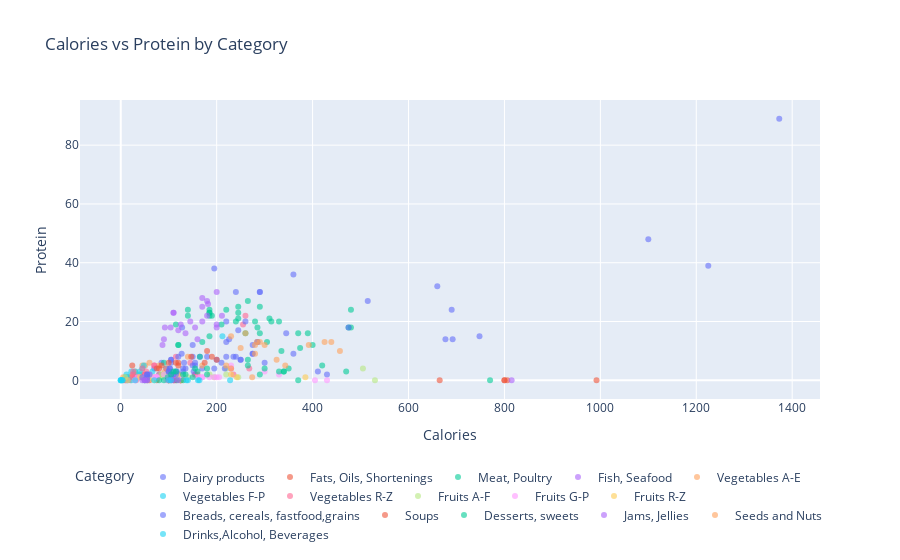
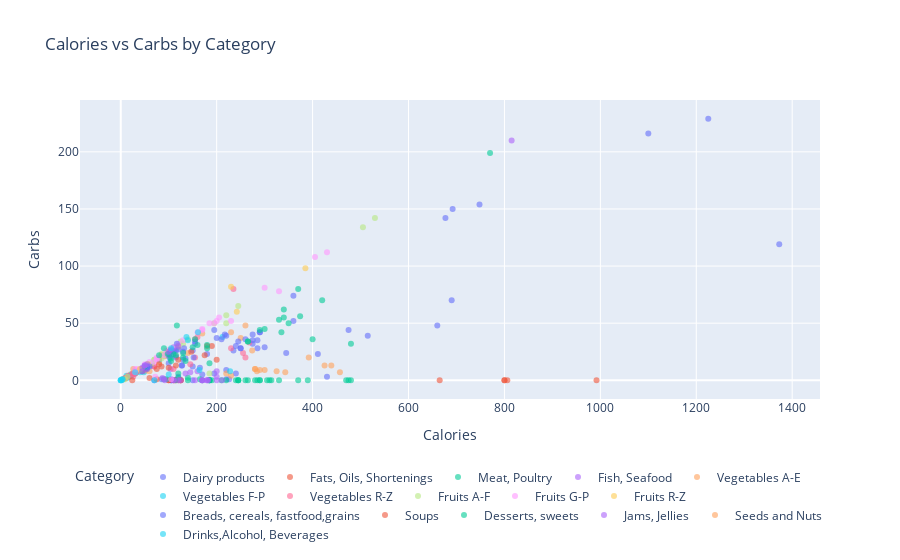

Source (notebook cell) for these figures, in order:
### Code cell
# Scatter Plot: Calories vs Protein by Category
fig = px.scatter(df, x='Calories', y='Protein', color='Category', hover_data=['Food'],
                 title='Calories vs Protein by Category', opacity=0.6)
fig.update_layout(legend=dict(orientation="h", yanchor="bottom", y=-0.5, xanchor="center", x=0.5))
fig.show()

# Scatter Plot: Calories vs Carbs by Category
fig = px.scatter(df, x='Calories', y='Carbs', color='Category', hover_data=['Food'],
                 title='Calories vs Carbs by Category', opacity=0.6)
fig.update_layout(legend=dict(orientation="h", yanchor="bottom", y=-0.5, xanchor="center", x=0.5))
fig.show()

### Figure 1 — Plotly figure (JSON) as saved in the notebook; plotly's stock layout.template omitted (floating-point values rounded to 4 significant figures)
{"data": [{"customdata": [["Cows' milk"], ["Milk skim"], ["Buttermilk"], ["Evaporated, undiluted"], ["Fortified milk"], ["Powdered milk"], ["Skim milk, instant"], ["Skim milk, non-instant"], ["Goats' milk"], ["Ice cream, 1/2 cup"], ["Cocoa"], ["Skim milk"], ["Custard, cornstarch"], ["Custard"], ["Ice cream"], ["Ice milk"], ["Cream, half-and-half"], ["Cream, whipping"], ["Cheese"], ["Cheese, uncreamed"], ["Cheddar"], ["Cheddar, grated"], ["Cream cheese"], ["Processed cheese"], ["Roquefort type"], ["Swiss"], ["Eggs, raw"], ["Eggs, scrambled or fried"], ["Whole milk"], ["Greek yogurt, plain"], ["Mozzarella cheese"], ["Sour cream"]], "hovertemplate": "Category=Dairy products<br>Calories=%{x}<br>Protein=%{y}<br>Food=%{customdata[0]}<extra></extra>", "legendgroup": "Dairy products", "marker": {"color": "#636efa", "opacity": 0.6, "symbol": "circle"}, "mode": "markers", "name": "Dairy products", "orientation": "v", "showlegend": true, "type": "scatter", "x": [660, 360, 127, 345, 1373, 515, 290, 290, 165, 690, 235, 128, 275, 285, 300, 275, 170, 430, 240, 195, 70, 226, 105, 105, 105, 105, 150, 220, 150, 220, 85, 120], "xaxis": "x", "y": [32, 36, 9, 16, 89, 27, 30, 30, 8, 24, 8, 18, 9, 13, 6, 9, 4, 2, 30, 38, 4, 14, 2, 7, 6, 7, 12, 13, 8, 20, 6, 2], "yaxis": "y"}, {"customdata": [["Yolks"], ["Butter"], ["Butter"], ["Butter"], ["Hydrogenated cooking fat"], ["Lard"], ["Margarine"], ["Margarine"], ["Mayonnaise"], ["Corn oil"], ["Olive oil"], ["Safflower seed oil"], ["French dressing"], ["Thousand Island sauce"], ["Duck fat"], ["Ghee"]], "hovertemplate": "Category=Fats, Oils, Shortenings<br>Calories=%{x}<br>Protein=%{y}<br>Food=%{customdata[0]}<extra></extra>", "legendgroup": "Fats, Oils, Shortenings", "marker": {"color": "#EF553B", "opacity": 0.6, "symbol": "circle"}, "mode": "markers", "name": "Fats, Oils, Shortenings", "orientation": "v", "showlegend": true, "type": "scatter", "x": [120, 100, 800, 800, 665, 992, 806, 100, 110, 125, 125, 125, 60, 75, 115, 112], "xaxis": "x", "y": [6, 0, 0, 0, 0, 0, 0, 0, 0, 0, 0, 0, 0, 0, 0, 0], "yaxis": "y"}, {"customdata": [["Salt pork"], ["Bacon"], ["Beef"], ["Hamburger"], ["Ground lean beef"], ["Roast beef"], ["Steak"], ["Steak, lean, round"], ["Corned beef"], ["Corned beef hash, canned"], ["Corned beef hash, dried"], ["Pot-pie"], ["Corned beef hash stew"], ["Chicken"], ["Fried chicken, breast or leg"], ["Roasted chicken"], ["Chicken livers, fried"], ["Duck, domestic"], ["Lamb chop, broiled"], ["Leg roasted lamb"], ["Shoulder, braised lamb"], ["Pork chop, thick"], ["Ham, pan-broiled"], ["Ham"], ["Ham, canned, spiced"], ["Pork roast"], ["Pork sausage"], ["Turkey"], ["Veal"], ["Veal roast"], ["Turkey bacon"], ["Chicken wings, baked"], ["Pork tenderloin"], ["Beef brisket"], ["Turkey sausage"], ["Grilled chicken thigh"], ["Quail, roasted"]], "hovertemplate": "Category=Meat, Poultry<br>Calories=%{x}<br>Protein=%{y}<br>Food=%{customdata[0]}<extra></extra>", "legendgroup": "Meat, Poultry", "marker": {"color": "#00cc96", "opacity": 0.6, "symbol": "circle"}, "mode": "markers", "name": "Meat, Poultry", "orientation": "v", "showlegend": true, "type": "scatter", "x": [470, 95, 245, 245, 185, 390, 330, 220, 185, 120, 115, 480, 185, 185, 245, 290, 140, 370, 480, 314, 285, 260, 290, 170, 165, 310, 475, 265, 185, 305, 90, 240, 140, 280, 120, 210, 190], "xaxis": "x", "y": [3, 4, 23, 21, 24, 16, 20, 24, 22, 12, 19, 18, 15, 23, 25, 25, 22, 16, 24, 20, 18, 16, 16, 13, 8, 21, 18, 27, 23, 13, 6, 20, 24, 20, 12, 19, 22], "yaxis": "y"}, {"customdata": [["Clams"], ["Cod"], ["Crab meat"], ["Fish sticks, fried"], ["Flounder"], ["Haddock"], ["Halibut"], ["Herring"], ["Lobster"], ["Mackerel"], ["Oysters"], ["Oyster stew"], ["Salmon"], ["Sardines"], ["Scallops"], ["Shad"], ["Shrimp"], ["Swordfish"], ["Tuna"], ["Tilapia, baked"], ["Catfish, fried"], ["Mussels, steamed"]], "hovertemplate": "Category=Fish, Seafood<br>Calories=%{x}<br>Protein=%{y}<br>Food=%{customdata[0]}<extra></extra>", "legendgroup": "Fish, Seafood", "marker": {"color": "#ab63fa", "opacity": 0.6, "symbol": "circle"}, "mode": "markers", "name": "Fish, Seafood", "orientation": "v", "showlegend": true, "type": "scatter", "x": [87, 170, 90, 200, 200, 135, 182, 211, 92, 155, 160, 125, 120, 180, 104, 170, 110, 180, 170, 110, 200, 145], "xaxis": "x", "y": [12, 28, 14, 19, 30, 16, 26, 22, 18, 18, 14, 19, 17, 22, 18, 20, 23, 27, 25, 23, 18, 20], "yaxis": "y"}, {"customdata": [["Artichoke"], ["Asparagus"], ["Beans"], ["Lima beans"], ["Lima beans, dry, cooked"], ["Navy beans, baked with pork"], ["Red kidney beans"], ["Bean sprouts"], ["Beet greens"], ["Beetroots"], ["Broccoli"], ["Brussels sprouts"], ["Sauerkraut"], ["Steamed cabbage"], ["Carrots"], ["Carrots, raw, grated"], ["Carrot strips, raw"], ["Cauliflower"], ["Celery"], ["Celery stalk, raw"], ["Chard, steamed"], ["Collards"], ["Corn"], ["Corn, cooked or canned"], ["Cucumbers"], ["Dandelion greens"], ["Eggplant"], ["Endive"], ["Zucchini, sautéed"], ["Butternut squash"], ["Green beans, steamed"], ["Arugula"]], "hovertemplate": "Category=Vegetables A-E<br>Calories=%{x}<br>Protein=%{y}<br>Food=%{customdata[0]}<extra></extra>", "legendgroup": "Vegetables A-E", "marker": {"color": "#FFA15A", "opacity": 0.6, "symbol": "circle"}, "mode": "markers", "name": "Vegetables A-E", "orientation": "v", "showlegend": true, "type": "scatter", "x": [26, 18, 25, 140, 260, 250, 230, 17, 27, 52, 45, 60, 32, 40, 45, 45, 20, 30, 20, 5, 30, 51, 92, 170, 6, 80, 30, 10, 60, 85, 45, 10], "xaxis": "x", "y": [2, 1, 1, 8, 16, 11, 15, 1, 2, 2, 5, 6, 1, 2, 1, 1, 0, 3, 1, 1, 2, 5, 3, 5, 0, 5, 2, 1, 2, 2, 2, 1], "yaxis": "y"}, {"customdata": [["Kale"], ["Kohlrabi"], ["Lambs quarters, steamed"], ["Lentils"], ["Lettuce"], ["Iceberg lettuce"], ["Mushrooms, canned"], ["Mustard greens"], ["Okra"], ["Onions"], ["Onions, raw, green"], ["Parsley"], ["Parsnips"], ["Peas"], ["Leeks, cooked"], ["Snow peas"], ["Portobello mushrooms"]], "hovertemplate": "Category=Vegetables F-P<br>Calories=%{x}<br>Protein=%{y}<br>Food=%{customdata[0]}<extra></extra>", "legendgroup": "Vegetables F-P", "marker": {"color": "#19d3f3", "opacity": 0.6, "symbol": "circle"}, "mode": "markers", "name": "Vegetables F-P", "orientation": "v", "showlegend": true, "type": "scatter", "x": [45, 40, 48, 212, 14, 13, 12, 30, 32, 80, 22, 2, 95, 66, 32, 40, 22], "xaxis": "x", "y": [4, 2, 5, 15, 1, 0, 2, 3, 1, 2, 0, 0, 2, 3, 1, 3, 3], "yaxis": "y"}, {"customdata": [["Fresh peas, steamed"], ["Frozen peas"], ["Split peas, cooked"], ["Heated peas"], ["Peppers, canned"], ["Peppers, raw, green, sweet"], ["Peppers with beef and crumbs"], ["Potatoes, baked"], ["French-fried potatoes"], ["Potatoes, mashed with milk and butter"], ["Potatoes, pan-fried"], ["Scalloped potatoes with cheese"], ["Steamed potatoes"], ["Potato chips"], ["Radishes"], ["Rutabagas"], ["Soybeans"], ["Spinach"], ["Squash"], ["Winter squash, mashed"], ["Sweet potatoes"], ["Candied sweet potatoes"], ["Tomatoes"], ["Tomatoes, raw"], ["Tomato juice"], ["Tomato catsup"], ["Turnip greens"], ["Turnips, steamed"], ["Radish greens"], ["Spaghetti squash"], ["Yams, boiled"]], "hovertemplate": "Category=Vegetables R-Z<br>Calories=%{x}<br>Protein=%{y}<br>Food=%{customdata[0]}<extra></extra>", "legendgroup": "Vegetables R-Z", "marker": {"color": "#FF6692", "opacity": 0.6, "symbol": "circle"}, "mode": "markers", "name": "Vegetables R-Z", "orientation": "v", "showlegend": true, "type": "scatter", "x": [70, 70, 115, 53, 10, 25, 255, 100, 155, 230, 268, 145, 80, 110, 10, 32, 260, 26, 35, 95, 155, 235, 50, 30, 50, 15, 45, 40, 25, 42, 160], "xaxis": "x", "y": [5, 5, 8, 3, 0, 1, 19, 2, 2, 4, 4, 6, 2, 1, 0, 0, 22, 3, 1, 4, 2, 2, 2, 1, 2, 0, 4, 1, 2, 1, 2], "yaxis": "y"}, {"customdata": [["Watercress stems, raw"], ["Apple juice, canned"], ["Apple vinegar"], ["Apples, raw"], ["Apples, stewed or canned"], ["Apricots"], ["Apricots, dried, uncooked"], ["Apricots, fresh"], ["Nectar, apricot juice"], ["Avocado"], ["Banana"], ["Blackberries"], ["Blueberries"], ["Cantaloupe"], ["Cherries"], ["Cherries, fresh, raw"], ["Cranberry sauce, sweetened"], ["Dates"], ["Figs"], ["Figs, fresh, raw"], ["Figs, canned with syrup"], ["Fruit cocktail, canned"], ["Clementine"]], "hovertemplate": "Category=Fruits A-F<br>Calories=%{x}<br>Protein=%{y}<br>Food=%{customdata[0]}<extra></extra>", "legendgroup": "Fruits A-F", "marker": {"color": "#B6E880", "opacity": 0.6, "symbol": "circle"}, "mode": "markers", "name": "Fruits A-F", "orientation": "v", "showlegend": true, "type": "scatter", "x": [9, 125, 14, 70, 100, 220, 220, 55, 140, 185, 85, 85, 245, 40, 100, 65, 530, 505, 120, 90, 130, 195, 70], "xaxis": "x", "y": [1, 0, 0, 0, 0, 2, 4, 1, 1, 2, 1, 2, 1, 1, 2, 1, 0, 4, 2, 2, 1, 1, 1], "yaxis": "y"}, {"customdata": [["Grapefruit sections"], ["Grapefruit, fresh"], ["Grapefruit juice"], ["Grapes"], ["Grapes, European"], ["Grape juice"], ["Lemon juice"], ["Lemonade concentrate, frozen"], ["Limeade concentrate, frozen"], ["Olives, large"], ["Olives, ripe"], ["Oranges"], ["Orange juice"], ["Orange juice, frozen"], ["Papaya"], ["Peaches"], ["Peaches, fresh, raw"], ["Pears"], ["Pears, raw"], ["Persimmons"], ["Pineapple"], ["Pineapple, crushed"], ["Pineapple, raw, diced"], ["Pineapple juice"], ["Plums"], ["Plums, raw"], ["Prunes"], ["Prune juice"], ["Mango"], ["Kiwi"], ["Pomegranate"]], "hovertemplate": "Category=Fruits G-P<br>Calories=%{x}<br>Protein=%{y}<br>Food=%{customdata[0]}<extra></extra>", "legendgroup": "Fruits G-P", "marker": {"color": "#FF97FF", "opacity": 0.6, "symbol": "circle"}, "mode": "markers", "name": "Fruits G-P", "orientation": "v", "showlegend": true, "type": "scatter", "x": [170, 50, 100, 70, 100, 160, 30, 430, 405, 72, 105, 60, 112, 330, 75, 200, 35, 195, 100, 75, 95, 205, 75, 120, 185, 30, 300, 170, 130, 90, 230], "xaxis": "x", "y": [1, 1, 1, 1, 1, 1, 0, 0, 0, 1, 1, 2, 2, 2, 1, 1, 1, 1, 1, 1, 0, 1, 1, 1, 1, 0, 3, 1, 1, 2, 5], "yaxis": "y"}, {"customdata": [["Raisins"], ["Raspberries"], ["Raspberries, raw, red"], ["Rhubarb, sweetened"], ["Strawberries"], ["Strawberries, raw"], ["Tangerines"], ["Watermelon"]], "hovertemplate": "Category=Fruits R-Z<br>Calories=%{x}<br>Protein=%{y}<br>Food=%{customdata[0]}<extra></extra>", "legendgroup": "Fruits R-Z", "marker": {"color": "#FECB52", "opacity": 0.6, "symbol": "circle"}, "mode": "markers", "name": "Fruits R-Z", "orientation": "v", "showlegend": true, "type": "scatter", "x": [230, 100, 57, 385, 242, 54, 40, 120], "xaxis": "x", "y": [2, 0, 0, 1, 1, 0, 1, 2], "yaxis": "y"}, {"customdata": [["Biscuits"], ["Bran flakes"], ["Bread, cracked wheat"], ["Rye bread"], ["White bread"], ["Whole-wheat bread"], ["Whole-wheat bread"], ["Corn bread, ground meal"], ["Cornflakes"], ["Corn grits, cooked"], ["Corn meal"], ["Crackers"], ["Soda crackers"], ["Farina"], ["Macaroni"], ["Macaroni, baked with cheese"], ["Muffins"], ["Noodles"], ["Oatmeal"], ["Pancakes, 4-inch diameter"], ["Wheat pancakes, 4-inch diameter"], ["Pizza, 14-inch diameter"], ["Popcorn, salted"], ["Puffed rice"], ["Puffed wheat, presweetened"], ["Rice"], ["Rice, converted"], ["Rice, white"], ["Rice flakes"], ["Rice polish"], ["Rolls"], ["Rolls, refined flour"], ["Whole-wheat rolls"], ["Spaghetti with meat sauce"], ["Spaghetti with tomatoes and cheese"], ["Spanish rice"], ["Shredded wheat biscuit"], ["Waffles"], ["Wheat germ"], ["Wheat-germ cereal, toasted"], ["Wheat meal cereal, unrefined"], ["Wheat, cooked"], ["Quinoa, cooked"], ["Barley, cooked"], ["Buckwheat groats"], ["Sourdough bread"]], "hovertemplate": "Category=Breads, cereals, fastfood,grains<br>Calories=%{x}<br>Protein=%{y}<br>Food=%{customdata[0]}<extra></extra>", "legendgroup": "Breads, cereals, fastfood,grains", "marker": {"color": "#636efa", "opacity": 0.6, "symbol": "circle"}, "mode": "markers", "name": "Breads, cereals, fastfood,grains", "orientation": "v", "showlegend": true, "type": "scatter", "x": [130, 117, 60, 55, 1225, 1100, 55, 100, 110, 120, 360, 55, 45, 105, 155, 475, 135, 200, 150, 250, 250, 180, 152, 55, 105, 748, 677, 692, 115, 132, 411, 115, 102, 285, 210, 217, 100, 240, 245, 260, 103, 275, 220, 195, 155, 130], "xaxis": "x", "y": [3, 3, 2, 2, 39, 48, 2, 3, 2, 8, 9, 1, 1, 3, 5, 18, 4, 7, 5, 7, 7, 8, 3, 0, 1, 15, 14, 14, 2, 6, 3, 3, 4, 13, 6, 4, 3, 8, 17, 20, 4, 12, 8, 4, 6, 4], "yaxis": "y"}, {"customdata": [["Bean soup"], ["Beef soup"], ["Bouillon"], ["Chicken soup"], ["Clam chowder"], ["Cream soup"], ["Noodle soup"], ["Split-pea soup"], ["Tomato soup"], ["Vegetable soup"], ["Minestrone soup"], ["Lentil soup"]], "hovertemplate": "Category=Soups<br>Calories=%{x}<br>Protein=%{y}<br>Food=%{customdata[0]}<extra></extra>", "legendgroup": "Soups", "marker": {"color": "#EF553B", "opacity": 0.6, "symbol": "circle"}, "mode": "markers", "name": "Soups", "orientation": "v", "showlegend": true, "type": "scatter", "x": [190, 100, 24, 75, 85, 200, 115, 147, 175, 80, 120, 180], "xaxis": "x", "y": [8, 6, 5, 4, 5, 7, 6, 8, 6, 4, 5, 10], "yaxis": "y"}, {"customdata": [["Apple betty"], ["Bread pudding"], ["Cake"], ["Chocolate fudge cake"], ["Cupcake"], ["Fruit cake"], ["Gingerbread"], ["Plain cake, no icing"], ["Sponge cake"], ["Candy"], ["Chocolate creams"], ["Fudge"], ["Hard candies"], ["Marshmallows"], ["Milk chocolate"], ["Chocolate syrup"], ["Doughnuts"], ["Gelatin, made with water"], ["Ice cream"], ["Ices"], ["Pie, 9-inch diameter"], ["Cherry pie"], ["Custard pie"], ["Lemon meringue pie"], ["Mince pie"], ["Pumpkin pie"], ["Puddings, sugar"], ["Sugar, 3 teaspoons"], ["Tapioca cream pudding"], ["Carrot cake"], ["Peanut brittle"]], "hovertemplate": "Category=Desserts, sweets<br>Calories=%{x}<br>Protein=%{y}<br>Food=%{customdata[0]}<extra></extra>", "legendgroup": "Desserts, sweets", "marker": {"color": "#00cc96", "opacity": 0.6, "symbol": "circle"}, "mode": "markers", "name": "Desserts, sweets", "orientation": "v", "showlegend": true, "type": "scatter", "x": [150, 374, 110, 420, 160, 105, 180, 180, 115, 104, 130, 370, 90, 98, 290, 80, 135, 155, 400, 117, 330, 340, 265, 300, 340, 265, 770, 50, 335, 350, 130], "xaxis": "x", "y": [1, 11, 3, 5, 3, 2, 2, 4, 3, 0, 0, 0, 0, 1, 2, 0, 2, 4, 12, 0, 3, 3, 7, 4, 3, 5, 0, 0, 10, 4, 2], "yaxis": "y"}, {"customdata": [["Honey"], ["Preserves"], ["Jellies"], ["Molasses"], ["Cane syrup"], ["Brown sugar, firm-packed, dark"], ["Syrup"], ["Table blends sugar"], ["Maple syrup"]], "hovertemplate": "Category=Jams, Jellies<br>Calories=%{x}<br>Protein=%{y}<br>Food=%{customdata[0]}<extra></extra>", "legendgroup": "Jams, Jellies", "marker": {"color": "#ab63fa", "opacity": 0.6, "symbol": "circle"}, "mode": "markers", "name": "Jams, Jellies", "orientation": "v", "showlegend": true, "type": "scatter", "x": [120, 55, 50, 45, 50, 815, 100, 110, 105], "xaxis": "x", "y": [0, 0, 0, 0, 0, 0, 0, 0, 0], "yaxis": "y"}, {"customdata": [["Almonds"], ["Almonds, roasted and salted"], ["Brazil nuts"], ["Cashews"], ["Coconut, sweetened"], ["Peanut butter"], ["Peanut butter, natural"], ["Peanuts"], ["Pecans"], ["Sesame seeds"], ["Sunflower seeds"], ["Walnuts"], ["Hazelnuts"], ["Pine nuts"]], "hovertemplate": "Category=Seeds and Nuts<br>Calories=%{x}<br>Protein=%{y}<br>Food=%{customdata[0]}<extra></extra>", "legendgroup": "Seeds and Nuts", "marker": {"color": "#FFA15A", "opacity": 0.6, "symbol": "circle"}, "mode": "markers", "name": "Seeds and Nuts", "orientation": "v", "showlegend": true, "type": "scatter", "x": [425, 439, 457, 392, 274, 300, 284, 290, 343, 280, 280, 325, 220, 230], "xaxis": "x", "y": [13, 13, 10, 12, 1, 12, 13, 13, 5, 9, 12, 7, 5, 4], "yaxis": "y"}, {"customdata": [["Beer"], ["Gin"], ["Wines"], ["Table wine, 12.2% alcohol"], ["Carbonated drinks, artificially sweetened"], ["Club soda"], ["Cola drinks"], ["Fruit-flavored soda"], ["Ginger ale"], ["Root beer"], ["Coffee"], ["Tea"], ["Sparkling water"], ["Kombucha"]], "hovertemplate": "Category=Drinks,Alcohol, Beverages<br>Calories=%{x}<br>Protein=%{y}<br>Food=%{customdata[0]}<extra></extra>", "legendgroup": "Drinks,Alcohol, Beverages", "marker": {"color": "#19d3f3", "opacity": 0.6, "symbol": "circle"}, "mode": "markers", "name": "Drinks,Alcohol, Beverages", "orientation": "v", "showlegend": true, "type": "scatter", "x": [228, 70, 164, 100, 0, 0, 137, 161, 105, 140, 3, 4, 0, 30], "xaxis": "x", "y": [0, 0, 0, 0, 0, 0, 0, 0, 0, 0, 0, 0, 0, 0], "yaxis": "y"}], "layout": {"autosize": true, "legend": {"orientation": "h", "title": {"text": "Category"}, "tracegroupgap": 0, "x": 0.5, "xanchor": "center", "y": -0.5, "yanchor": "bottom"}, "title": {"text": "Calories vs Protein by Category"}, "xaxis": {"anchor": "y", "autorange": true, "domain": [0, 1], "range": [-84.14, 1457.0], "title": {"text": "Calories"}, "type": "linear"}, "yaxis": {"anchor": "x", "autorange": true, "domain": [0, 1], "range": [-7.574, 96.57], "title": {"text": "Protein"}, "type": "linear"}}}

### Figure 2 — Plotly figure (JSON) as saved in the notebook; plotly's stock layout.template omitted (floating-point values rounded to 4 significant figures)
{"data": [{"customdata": [["Cows' milk"], ["Milk skim"], ["Buttermilk"], ["Evaporated, undiluted"], ["Fortified milk"], ["Powdered milk"], ["Skim milk, instant"], ["Skim milk, non-instant"], ["Goats' milk"], ["Ice cream, 1/2 cup"], ["Cocoa"], ["Skim milk"], ["Custard, cornstarch"], ["Custard"], ["Ice cream"], ["Ice milk"], ["Cream, half-and-half"], ["Cream, whipping"], ["Cheese"], ["Cheese, uncreamed"], ["Cheddar"], ["Cheddar, grated"], ["Cream cheese"], ["Processed cheese"], ["Roquefort type"], ["Swiss"], ["Eggs, raw"], ["Eggs, scrambled or fried"], ["Whole milk"], ["Greek yogurt, plain"], ["Mozzarella cheese"], ["Sour cream"]], "hovertemplate": "Category=Dairy products<br>Calories=%{x}<br>Carbs=%{y}<br>Food=%{customdata[0]}<extra></extra>", "legendgroup": "Dairy products", "marker": {"color": "#636efa", "opacity": 0.6, "symbol": "circle"}, "mode": "markers", "name": "Dairy products", "orientation": "v", "showlegend": true, "type": "scatter", "x": [660, 360, 127, 345, 1373, 515, 290, 290, 165, 690, 235, 128, 275, 285, 300, 275, 170, 430, 240, 195, 70, 226, 105, 105, 105, 105, 150, 220, 150, 220, 85, 120], "xaxis": "x", "y": [48, 52, 13, 24, 119, 39, 42, 42, 11, 70, 26, 13, 40, 28, 29, 32, 5, 3, 6, 6, 0, 1, 1, 0, 0, 0, 0, 1, 12, 9, 1, 3], "yaxis": "y"}, {"customdata": [["Yolks"], ["Butter"], ["Butter"], ["Butter"], ["Hydrogenated cooking fat"], ["Lard"], ["Margarine"], ["Margarine"], ["Mayonnaise"], ["Corn oil"], ["Olive oil"], ["Safflower seed oil"], ["French dressing"], ["Thousand Island sauce"], ["Duck fat"], ["Ghee"]], "hovertemplate": "Category=Fats, Oils, Shortenings<br>Calories=%{x}<br>Carbs=%{y}<br>Food=%{customdata[0]}<extra></extra>", "legendgroup": "Fats, Oils, Shortenings", "marker": {"color": "#EF553B", "opacity": 0.6, "symbol": "circle"}, "mode": "markers", "name": "Fats, Oils, Shortenings", "orientation": "v", "showlegend": true, "type": "scatter", "x": [120, 100, 800, 800, 665, 992, 806, 100, 110, 125, 125, 125, 60, 75, 115, 112], "xaxis": "x", "y": [0, 0, 0, 0, 0, 0, 0, 0, 0, 0, 0, 0, 2, 1, 0, 0], "yaxis": "y"}, {"customdata": [["Salt pork"], ["Bacon"], ["Beef"], ["Hamburger"], ["Ground lean beef"], ["Roast beef"], ["Steak"], ["Steak, lean, round"], ["Corned beef"], ["Corned beef hash, canned"], ["Corned beef hash, dried"], ["Pot-pie"], ["Corned beef hash stew"], ["Chicken"], ["Fried chicken, breast or leg"], ["Roasted chicken"], ["Chicken livers, fried"], ["Duck, domestic"], ["Lamb chop, broiled"], ["Leg roasted lamb"], ["Shoulder, braised lamb"], ["Pork chop, thick"], ["Ham, pan-broiled"], ["Ham"], ["Ham, canned, spiced"], ["Pork roast"], ["Pork sausage"], ["Turkey"], ["Veal"], ["Veal roast"], ["Turkey bacon"], ["Chicken wings, baked"], ["Pork tenderloin"], ["Beef brisket"], ["Turkey sausage"], ["Grilled chicken thigh"], ["Quail, roasted"]], "hovertemplate": "Category=Meat, Poultry<br>Calories=%{x}<br>Carbs=%{y}<br>Food=%{customdata[0]}<extra></extra>", "legendgroup": "Meat, Poultry", "marker": {"color": "#00cc96", "opacity": 0.6, "symbol": "circle"}, "mode": "markers", "name": "Meat, Poultry", "orientation": "v", "showlegend": true, "type": "scatter", "x": [470, 95, 245, 245, 185, 390, 330, 220, 185, 120, 115, 480, 185, 185, 245, 290, 140, 370, 480, 314, 285, 260, 290, 170, 165, 310, 475, 265, 185, 305, 90, 240, 140, 280, 120, 210, 190], "xaxis": "x", "y": [0, 1, 0, 0, 0, 0, 0, 0, 0, 6, 0, 32, 15, 0, 0, 0, 2.3, 0, 0, 0, 0, 0, 0, 0, 1, 0, 0, 0, 0, 0, 1, 0, 0, 0, 2, 0, 0], "yaxis": "y"}, {"customdata": [["Clams"], ["Cod"], ["Crab meat"], ["Fish sticks, fried"], ["Flounder"], ["Haddock"], ["Halibut"], ["Herring"], ["Lobster"], ["Mackerel"], ["Oysters"], ["Oyster stew"], ["Salmon"], ["Sardines"], ["Scallops"], ["Shad"], ["Shrimp"], ["Swordfish"], ["Tuna"], ["Tilapia, baked"], ["Catfish, fried"], ["Mussels, steamed"]], "hovertemplate": "Category=Fish, Seafood<br>Calories=%{x}<br>Carbs=%{y}<br>Food=%{customdata[0]}<extra></extra>", "legendgroup": "Fish, Seafood", "marker": {"color": "#ab63fa", "opacity": 0.6, "symbol": "circle"}, "mode": "markers", "name": "Fish, Seafood", "orientation": "v", "showlegend": true, "type": "scatter", "x": [87, 170, 90, 200, 200, 135, 182, 211, 92, 155, 160, 125, 120, 180, 104, 170, 110, 180, 170, 110, 200, 145], "xaxis": "x", "y": [2, 0, 1, 8, 0, 6, 0, 0, 0, 0, 8, 0, 0, 0, 10, 0, 0, 0, 0, 0, 3, 7], "yaxis": "y"}, {"customdata": [["Artichoke"], ["Asparagus"], ["Beans"], ["Lima beans"], ["Lima beans, dry, cooked"], ["Navy beans, baked with pork"], ["Red kidney beans"], ["Bean sprouts"], ["Beet greens"], ["Beetroots"], ["Broccoli"], ["Brussels sprouts"], ["Sauerkraut"], ["Steamed cabbage"], ["Carrots"], ["Carrots, raw, grated"], ["Carrot strips, raw"], ["Cauliflower"], ["Celery"], ["Celery stalk, raw"], ["Chard, steamed"], ["Collards"], ["Corn"], ["Corn, cooked or canned"], ["Cucumbers"], ["Dandelion greens"], ["Eggplant"], ["Endive"], ["Zucchini, sautéed"], ["Butternut squash"], ["Green beans, steamed"], ["Arugula"]], "hovertemplate": "Category=Vegetables A-E<br>Calories=%{x}<br>Carbs=%{y}<br>Food=%{customdata[0]}<extra></extra>", "legendgroup": "Vegetables A-E", "marker": {"color": "#FFA15A", "opacity": 0.6, "symbol": "circle"}, "mode": "markers", "name": "Vegetables A-E", "orientation": "v", "showlegend": true, "type": "scatter", "x": [26, 18, 25, 140, 260, 250, 230, 17, 27, 52, 45, 60, 32, 40, 45, 45, 20, 30, 20, 5, 30, 51, 92, 170, 6, 80, 30, 10, 60, 85, 45, 10], "xaxis": "x", "y": [10, 3, 6, 24, 48, 37, 42, 3, 6, 12, 8, 12, 7, 9, 10, 10, 5, 6, 4, 1, 7, 8, 21, 41, 1, 16, 9, 2, 8, 22, 10, 2], "yaxis": "y"}, {"customdata": [["Kale"], ["Kohlrabi"], ["Lambs quarters, steamed"], ["Lentils"], ["Lettuce"], ["Iceberg lettuce"], ["Mushrooms, canned"], ["Mustard greens"], ["Okra"], ["Onions"], ["Onions, raw, green"], ["Parsley"], ["Parsnips"], ["Peas"], ["Leeks, cooked"], ["Snow peas"], ["Portobello mushrooms"]], "hovertemplate": "Category=Vegetables F-P<br>Calories=%{x}<br>Carbs=%{y}<br>Food=%{customdata[0]}<extra></extra>", "legendgroup": "Vegetables F-P", "marker": {"color": "#19d3f3", "opacity": 0.6, "symbol": "circle"}, "mode": "markers", "name": "Vegetables F-P", "orientation": "v", "showlegend": true, "type": "scatter", "x": [45, 40, 48, 212, 14, 13, 12, 30, 32, 80, 22, 2, 95, 66, 32, 40, 22], "xaxis": "x", "y": [8, 9, 7, 38, 2, 3, 4, 6, 7, 18, 5, 0, 22, 13, 8, 7, 4], "yaxis": "y"}, {"customdata": [["Fresh peas, steamed"], ["Frozen peas"], ["Split peas, cooked"], ["Heated peas"], ["Peppers, canned"], ["Peppers, raw, green, sweet"], ["Peppers with beef and crumbs"], ["Potatoes, baked"], ["French-fried potatoes"], ["Potatoes, mashed with milk and butter"], ["Potatoes, pan-fried"], ["Scalloped potatoes with cheese"], ["Steamed potatoes"], ["Potato chips"], ["Radishes"], ["Rutabagas"], ["Soybeans"], ["Spinach"], ["Squash"], ["Winter squash, mashed"], ["Sweet potatoes"], ["Candied sweet potatoes"], ["Tomatoes"], ["Tomatoes, raw"], ["Tomato juice"], ["Tomato catsup"], ["Turnip greens"], ["Turnips, steamed"], ["Radish greens"], ["Spaghetti squash"], ["Yams, boiled"]], "hovertemplate": "Category=Vegetables R-Z<br>Calories=%{x}<br>Carbs=%{y}<br>Food=%{customdata[0]}<extra></extra>", "legendgroup": "Vegetables R-Z", "marker": {"color": "#FF6692", "opacity": 0.6, "symbol": "circle"}, "mode": "markers", "name": "Vegetables R-Z", "orientation": "v", "showlegend": true, "type": "scatter", "x": [70, 70, 115, 53, 10, 25, 255, 100, 155, 230, 268, 145, 80, 110, 10, 32, 260, 26, 35, 95, 155, 235, 50, 30, 50, 15, 45, 40, 25, 42, 160], "xaxis": "x", "y": [12, 12, 21, 10, 2, 6, 24, 22, 20, 28, 33, 14, 19, 10, 2, 8, 20, 3, 8, 23, 36, 80, 9, 6, 10, 4, 8, 9, 5, 10, 38], "yaxis": "y"}, {"customdata": [["Watercress stems, raw"], ["Apple juice, canned"], ["Apple vinegar"], ["Apples, raw"], ["Apples, stewed or canned"], ["Apricots"], ["Apricots, dried, uncooked"], ["Apricots, fresh"], ["Nectar, apricot juice"], ["Avocado"], ["Banana"], ["Blackberries"], ["Blueberries"], ["Cantaloupe"], ["Cherries"], ["Cherries, fresh, raw"], ["Cranberry sauce, sweetened"], ["Dates"], ["Figs"], ["Figs, fresh, raw"], ["Figs, canned with syrup"], ["Fruit cocktail, canned"], ["Clementine"]], "hovertemplate": "Category=Fruits A-F<br>Calories=%{x}<br>Carbs=%{y}<br>Food=%{customdata[0]}<extra></extra>", "legendgroup": "Fruits A-F", "marker": {"color": "#B6E880", "opacity": 0.6, "symbol": "circle"}, "mode": "markers", "name": "Fruits A-F", "orientation": "v", "showlegend": true, "type": "scatter", "x": [9, 125, 14, 70, 100, 220, 220, 55, 140, 185, 85, 85, 245, 40, 100, 65, 530, 505, 120, 90, 130, 195, 70], "xaxis": "x", "y": [1, 34, 3, 18, 26, 57, 50, 14, 36, 6, 23, 19, 65, 9, 26, 15, 142, 134, 30, 22, 32, 50, 18], "yaxis": "y"}, {"customdata": [["Grapefruit sections"], ["Grapefruit, fresh"], ["Grapefruit juice"], ["Grapes"], ["Grapes, European"], ["Grape juice"], ["Lemon juice"], ["Lemonade concentrate, frozen"], ["Limeade concentrate, frozen"], ["Olives, large"], ["Olives, ripe"], ["Oranges"], ["Orange juice"], ["Orange juice, frozen"], ["Papaya"], ["Peaches"], ["Peaches, fresh, raw"], ["Pears"], ["Pears, raw"], ["Persimmons"], ["Pineapple"], ["Pineapple, crushed"], ["Pineapple, raw, diced"], ["Pineapple juice"], ["Plums"], ["Plums, raw"], ["Prunes"], ["Prune juice"], ["Mango"], ["Kiwi"], ["Pomegranate"]], "hovertemplate": "Category=Fruits G-P<br>Calories=%{x}<br>Carbs=%{y}<br>Food=%{customdata[0]}<extra></extra>", "legendgroup": "Fruits G-P", "marker": {"color": "#FF97FF", "opacity": 0.6, "symbol": "circle"}, "mode": "markers", "name": "Fruits G-P", "orientation": "v", "showlegend": true, "type": "scatter", "x": [170, 50, 100, 70, 100, 160, 30, 430, 405, 72, 105, 60, 112, 330, 75, 200, 35, 195, 100, 75, 95, 205, 75, 120, 185, 30, 300, 170, 130, 90, 230], "xaxis": "x", "y": [44, 14, 24, 16, 26, 42, 10, 112, 108, 3, 1, 16, 25, 78, 18, 52, 10, 50, 25, 20, 26, 55, 19, 32, 50, 7, 81, 45, 35, 22, 52], "yaxis": "y"}, {"customdata": [["Raisins"], ["Raspberries"], ["Raspberries, raw, red"], ["Rhubarb, sweetened"], ["Strawberries"], ["Strawberries, raw"], ["Tangerines"], ["Watermelon"]], "hovertemplate": "Category=Fruits R-Z<br>Calories=%{x}<br>Carbs=%{y}<br>Food=%{customdata[0]}<extra></extra>", "legendgroup": "Fruits R-Z", "marker": {"color": "#FECB52", "opacity": 0.6, "symbol": "circle"}, "mode": "markers", "name": "Fruits R-Z", "orientation": "v", "showlegend": true, "type": "scatter", "x": [230, 100, 57, 385, 242, 54, 40, 120], "xaxis": "x", "y": [82, 25, 14, 98, 60, 12, 10, 29], "yaxis": "y"}, {"customdata": [["Biscuits"], ["Bran flakes"], ["Bread, cracked wheat"], ["Rye bread"], ["White bread"], ["Whole-wheat bread"], ["Whole-wheat bread"], ["Corn bread, ground meal"], ["Cornflakes"], ["Corn grits, cooked"], ["Corn meal"], ["Crackers"], ["Soda crackers"], ["Farina"], ["Macaroni"], ["Macaroni, baked with cheese"], ["Muffins"], ["Noodles"], ["Oatmeal"], ["Pancakes, 4-inch diameter"], ["Wheat pancakes, 4-inch diameter"], ["Pizza, 14-inch diameter"], ["Popcorn, salted"], ["Puffed rice"], ["Puffed wheat, presweetened"], ["Rice"], ["Rice, converted"], ["Rice, white"], ["Rice flakes"], ["Rice polish"], ["Rolls"], ["Rolls, refined flour"], ["Whole-wheat rolls"], ["Spaghetti with meat sauce"], ["Spaghetti with tomatoes and cheese"], ["Spanish rice"], ["Shredded wheat biscuit"], ["Waffles"], ["Wheat germ"], ["Wheat-germ cereal, toasted"], ["Wheat meal cereal, unrefined"], ["Wheat, cooked"], ["Quinoa, cooked"], ["Barley, cooked"], ["Buckwheat groats"], ["Sourdough bread"]], "hovertemplate": "Category=Breads, cereals, fastfood,grains<br>Calories=%{x}<br>Carbs=%{y}<br>Food=%{customdata[0]}<extra></extra>", "legendgroup": "Breads, cereals, fastfood,grains", "marker": {"color": "#636efa", "opacity": 0.6, "symbol": "circle"}, "mode": "markers", "name": "Breads, cereals, fastfood,grains", "orientation": "v", "showlegend": true, "type": "scatter", "x": [130, 117, 60, 55, 1225, 1100, 55, 100, 110, 120, 360, 55, 45, 105, 155, 475, 135, 200, 150, 250, 250, 180, 152, 55, 105, 748, 677, 692, 115, 132, 411, 115, 102, 285, 210, 217, 100, 240, 245, 260, 103, 275, 220, 195, 155, 130], "xaxis": "x", "y": [18, 32, 12, 12, 229, 216, 11, 15, 25, 27, 74, 10, 8, 22, 32, 44, 19, 37, 26, 28, 28, 23, 20, 12, 26, 154, 142, 150, 26, 28, 23, 20, 20, 35, 36, 40, 23, 30, 34, 36, 25, 35, 39, 44, 34, 25], "yaxis": "y"}, {"customdata": [["Bean soup"], ["Beef soup"], ["Bouillon"], ["Chicken soup"], ["Clam chowder"], ["Cream soup"], ["Noodle soup"], ["Split-pea soup"], ["Tomato soup"], ["Vegetable soup"], ["Minestrone soup"], ["Lentil soup"]], "hovertemplate": "Category=Soups<br>Calories=%{x}<br>Carbs=%{y}<br>Food=%{customdata[0]}<extra></extra>", "legendgroup": "Soups", "marker": {"color": "#EF553B", "opacity": 0.6, "symbol": "circle"}, "mode": "markers", "name": "Soups", "orientation": "v", "showlegend": true, "type": "scatter", "x": [190, 100, 24, 75, 85, 200, 115, 147, 175, 80, 120, 180], "xaxis": "x", "y": [30, 11, 0, 10, 12, 18, 13, 25, 22, 14, 18, 30], "yaxis": "y"}, {"customdata": [["Apple betty"], ["Bread pudding"], ["Cake"], ["Chocolate fudge cake"], ["Cupcake"], ["Fruit cake"], ["Gingerbread"], ["Plain cake, no icing"], ["Sponge cake"], ["Candy"], ["Chocolate creams"], ["Fudge"], ["Hard candies"], ["Marshmallows"], ["Milk chocolate"], ["Chocolate syrup"], ["Doughnuts"], ["Gelatin, made with water"], ["Ice cream"], ["Ices"], ["Pie, 9-inch diameter"], ["Cherry pie"], ["Custard pie"], ["Lemon meringue pie"], ["Mince pie"], ["Pumpkin pie"], ["Puddings, sugar"], ["Sugar, 3 teaspoons"], ["Tapioca cream pudding"], ["Carrot cake"], ["Peanut brittle"]], "hovertemplate": "Category=Desserts, sweets<br>Calories=%{x}<br>Carbs=%{y}<br>Food=%{customdata[0]}<extra></extra>", "legendgroup": "Desserts, sweets", "marker": {"color": "#00cc96", "opacity": 0.6, "symbol": "circle"}, "mode": "markers", "name": "Desserts, sweets", "orientation": "v", "showlegend": true, "type": "scatter", "x": [150, 374, 110, 420, 160, 105, 180, 180, 115, 104, 130, 370, 90, 98, 290, 80, 135, 155, 400, 117, 330, 340, 265, 300, 340, 265, 770, 50, 335, 350, 130], "xaxis": "x", "y": [29, 56, 23, 70, 31, 17, 28, 31, 22, 19, 24, 80, 28, 23, 44, 22, 17, 36, 36, 48, 53, 55, 34, 45, 62, 34, 199, 12, 42, 50, 20], "yaxis": "y"}, {"customdata": [["Honey"], ["Preserves"], ["Jellies"], ["Molasses"], ["Cane syrup"], ["Brown sugar, firm-packed, dark"], ["Syrup"], ["Table blends sugar"], ["Maple syrup"]], "hovertemplate": "Category=Jams, Jellies<br>Calories=%{x}<br>Carbs=%{y}<br>Food=%{customdata[0]}<extra></extra>", "legendgroup": "Jams, Jellies", "marker": {"color": "#ab63fa", "opacity": 0.6, "symbol": "circle"}, "mode": "markers", "name": "Jams, Jellies", "orientation": "v", "showlegend": true, "type": "scatter", "x": [120, 55, 50, 45, 50, 815, 100, 110, 105], "xaxis": "x", "y": [30, 14, 13, 11, 13, 210, 25, 29, 27], "yaxis": "y"}, {"customdata": [["Almonds"], ["Almonds, roasted and salted"], ["Brazil nuts"], ["Cashews"], ["Coconut, sweetened"], ["Peanut butter"], ["Peanut butter, natural"], ["Peanuts"], ["Pecans"], ["Sesame seeds"], ["Sunflower seeds"], ["Walnuts"], ["Hazelnuts"], ["Pine nuts"]], "hovertemplate": "Category=Seeds and Nuts<br>Calories=%{x}<br>Carbs=%{y}<br>Food=%{customdata[0]}<extra></extra>", "legendgroup": "Seeds and Nuts", "marker": {"color": "#FFA15A", "opacity": 0.6, "symbol": "circle"}, "mode": "markers", "name": "Seeds and Nuts", "orientation": "v", "showlegend": true, "type": "scatter", "x": [425, 439, 457, 392, 274, 300, 284, 290, 343, 280, 280, 325, 220, 230], "xaxis": "x", "y": [13, 13, 7, 20, 26, 9, 8, 9, 7, 10, 10, 8, 6, 4], "yaxis": "y"}, {"customdata": [["Beer"], ["Gin"], ["Wines"], ["Table wine, 12.2% alcohol"], ["Carbonated drinks, artificially sweetened"], ["Club soda"], ["Cola drinks"], ["Fruit-flavored soda"], ["Ginger ale"], ["Root beer"], ["Coffee"], ["Tea"], ["Sparkling water"], ["Kombucha"]], "hovertemplate": "Category=Drinks,Alcohol, Beverages<br>Calories=%{x}<br>Carbs=%{y}<br>Food=%{customdata[0]}<extra></extra>", "legendgroup": "Drinks,Alcohol, Beverages", "marker": {"color": "#19d3f3", "opacity": 0.6, "symbol": "circle"}, "mode": "markers", "name": "Drinks,Alcohol, Beverages", "orientation": "v", "showlegend": true, "type": "scatter", "x": [228, 70, 164, 100, 0, 0, 137, 161, 105, 140, 3, 4, 0, 30], "xaxis": "x", "y": [8, 0, 9, 5, 0, 0, 38, 42, 28, 35, 1, 1, 0, 7], "yaxis": "y"}], "layout": {"autosize": true, "legend": {"orientation": "h", "title": {"text": "Category"}, "tracegroupgap": 0, "x": 0.5, "xanchor": "center", "y": -0.5, "yanchor": "bottom"}, "title": {"text": "Calories vs Carbs by Category"}, "xaxis": {"anchor": "y", "autorange": true, "domain": [0, 1], "range": [-84.14, 1457.0], "title": {"text": "Calories"}, "type": "linear"}, "yaxis": {"anchor": "x", "autorange": true, "domain": [0, 1], "range": [-19.49, 248.5], "title": {"text": "Carbs"}, "type": "linear"}}}
